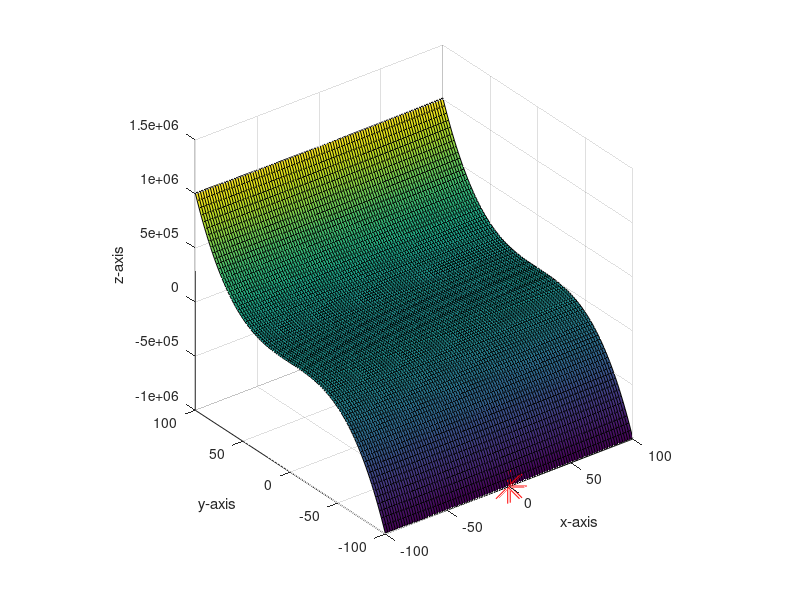
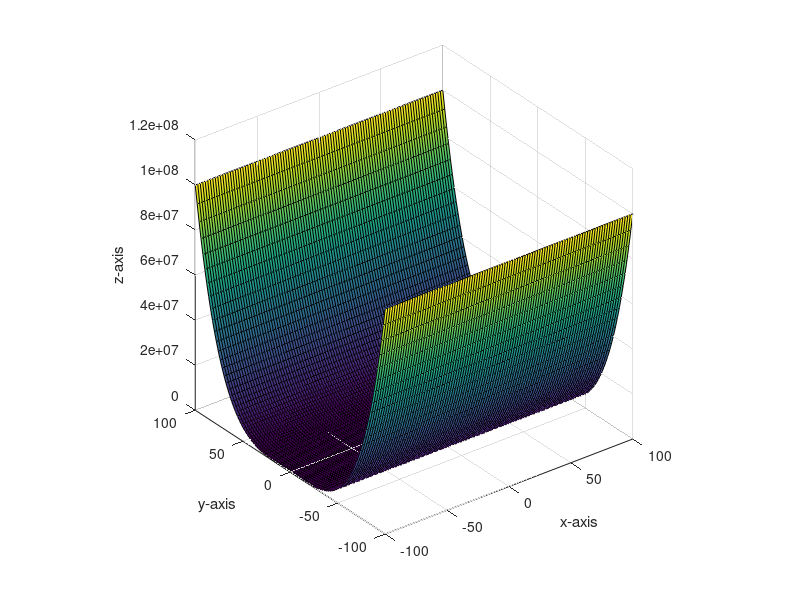
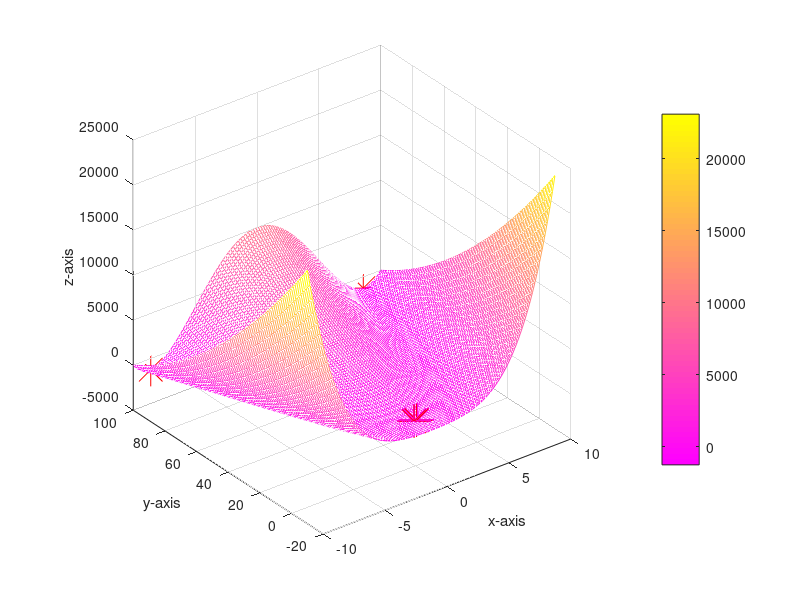
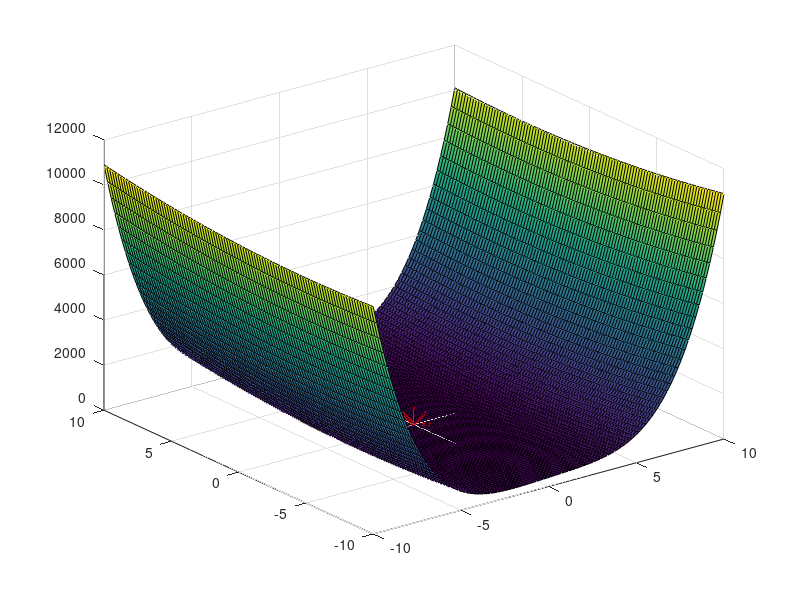

These figures' MATLAB source, in order: (Note: this script raises an error after producing the figures.)
%% Problem 1
%% f(x,y)=x^2+y^3
figure()
x=linspace(-100,100);
y=linspace(-100,100);
[xx,yy]=meshgrid(x,y);
zz=xx.^2+yy.^3;
surf(xx,yy,zz,'FaceColor','interp')
ix=find(imregionalmin(zz));
hold on
plot3(xx(ix),yy(ix),zz(ix),'r*','MarkerSize',24)
xlabel('x-axis')
ylabel('y-axis')
zlabel('z-axis')
axis square
%% g(x,y)=x^2+y^4
figure()
x=linspace(-100,100);
y=linspace(-100,100);
[xx,yy]=meshgrid(x,y);
zz=xx.^2+yy.^4;
surf(xx,yy,zz,'FaceColor','interp')
ix=find(imregionalmin(zz));
hold on
plot3(xx(ix),yy(ix),zz(ix),'r*','MarkerSize',24)
xlabel('x-axis')
ylabel('y-axis')
zlabel('z-axis')
axis square
%% problem 2
%% f(x,y)=y^2-x^2*y-2x^2*y+2x^4
figure()
x=linspace(-10,10);
y=linspace(-10,100);
[xx,yy]=meshgrid(x,y);
zz = yy.^2-(xx.^2).*yy-(2*(xx.^2)).*yy+2*(xx.^4);
surf(xx,yy,zz,'FaceColor','interp')
ix=find(imregionalmin(zz));
hold on
plot3(xx(ix),yy(ix),zz(ix),'r*','MarkerSize',24)
xlabel('x-axis')
ylabel('y-axis')
zlabel('z-axis')
axis square
shading interp
colorbar
colormap('spring')
mesh(xx,yy,zz)
%% Problem 3
%% f(x,y)=(x-2y)^2+x^4
figure()
x=linspace(-10,10);
y=linspace(-10,10);
[xx,yy]=meshgrid(x,y);
zz = (xx-2*yy).^2+(xx.^4);
surf(xx,yy,zz,'FaceColor','interp')
ix=find(imregionalmin(zz));
hold on
plot3(xx(ix),yy(ix),zz(ix),'r*','MarkerSize',24)
%% Problem 4
figure()
x=linspace(0,100);
y=linspace(-100,100);
[x1,x2]=meshgrid(x,y);
zz = 2*x1.^2+x2.^2-2*x1.*x2+2*x1.^3+x1.^4;
surf(xx,yy,zz,'FaceColor','interp')
ix=find(imregionalmin(zz));
hold on
plot3(xx(ix),yy(ix),zz(ix),'r*','MarkerSize',24)
xlabel('x-axis')
ylabel('y-axis')
zlabel('z-axis')
%% Optimal solution
fun=@(x)2*x(1).^2+x(2).^2-2*x(1).*x(2)+2*x(1).^3+x(1).^4;
x0=[0,0]
lb=[-Inf,-Inf];
ub=[Inf Inf];
[x,fval,exitflag,output,lambda,grad,hessian] = fmincon(fun,x0,[],[],[],[],lb,ub)
%% problem 5. a)
figure()
x=linspace(-100,100);
y=linspace(-100,100);
[x1,x2]=meshgrid(x,y);
zz = 0.5*x1.^2+x2.^2;
surf(xx,yy,zz,'FaceColor','interp')
ix=find(imregionalmin(zz));
hold on
plot3(xx(ix),yy(ix),zz(ix),'r*','MarkerSize',24)
xlabel('x-axis')
ylabel('y-axis')
zlabel('z-axis')
%% Optimal solution 
fun=@(x)0.5*x(1).^2+x(2).^2;
x0=[0,0]
A=[-2 -1;1 -1]
b=[-2; 1]
lb=[0,-Inf];
ub=[Inf Inf];
[x,fval,exitflag,output,lambda,grad,hessian] = fmincon(fun,x0,A,b,[],[],lb,ub)
%% Problem 5 . b)
figure()
x=linspace(0,100);
y=linspace(0,100);
[x1,x2]=meshgrid(x,y);
zz = 2*x1.^2+2*x1*x2+x2.^2-20*x1-14*x2
surf(xx,yy,zz,'FaceColor','interp')
ix=find(imregionalmin(zz));
hold on
plot3(xx(ix),yy(ix),zz(ix),'r*','MarkerSize',24)
xlabel('x-axis')
ylabel('y-axis')
zlabel('z-axis')
%% Optimal solution 
fun=@(x)2*x(1).^2+2*x(1)*x(2)+x(2).^2-20*x(1)-14*x(2);
x0=[3,4]
A=[-1 -1;2 -1]
b=[-25; 4]
lb=[0,0];
ub=[Inf Inf];
[x,fval,exitflag,output,lambda,grad,hessian] = fmincon(fun,x0,A,b,[],[],lb,ub)




